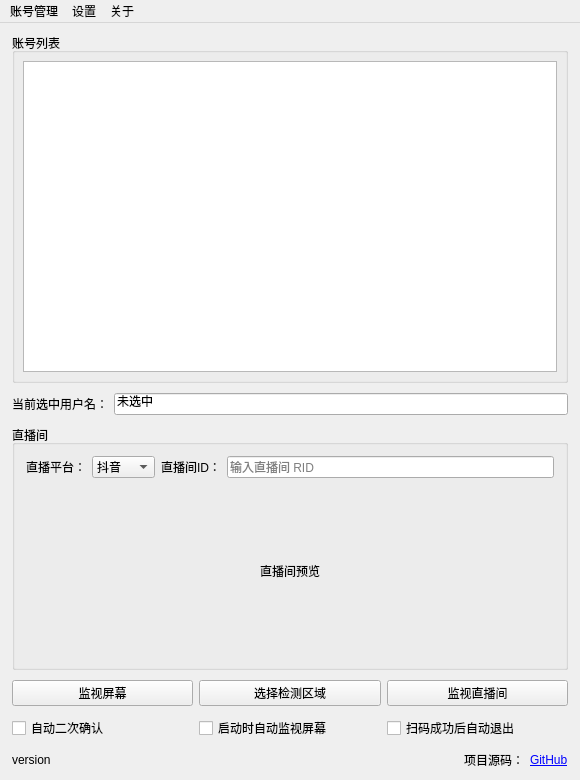
<?xml version="1.0" encoding="UTF-8"?>
<ui version="4.0">
 <class>WindowMain</class>
 <widget class="QMainWindow" name="WindowMain">
  <property name="geometry">
   <rect>
    <x>0</x>
    <y>0</y>
    <width>580</width>
    <height>780</height>
   </rect>
  </property>
  <property name="minimumSize">
   <size>
    <width>580</width>
    <height>780</height>
   </size>
  </property>
  <property name="maximumSize">
   <size>
    <width>580</width>
    <height>780</height>
   </size>
  </property>
  <property name="windowTitle">
   <string>MHY扫码器</string>
  </property>
  <widget class="QWidget" name="centralWidget">
   <layout class="QVBoxLayout" name="mainVLayout">
    <property name="spacing">
     <number>10</number>
    </property>
    <property name="leftMargin">
     <number>12</number>
    </property>
    <property name="topMargin">
     <number>10</number>
    </property>
    <property name="rightMargin">
     <number>12</number>
    </property>
    <property name="bottomMargin">
     <number>10</number>
    </property>
    <item>
     <widget class="QGroupBox" name="groupAccount">
      <property name="title">
       <string>账号列表</string>
      </property>
      <property name="sizePolicy">
       <sizepolicy hsizetype="Expanding" vsizetype="Expanding">
        <horstretch>0</horstretch>
        <verstretch>1</verstretch>
       </sizepolicy>
      </property>
      <layout class="QVBoxLayout" name="accountVLayout">
       <property name="leftMargin">
        <number>8</number>
       </property>
       <property name="topMargin">
        <number>8</number>
       </property>
       <property name="rightMargin">
        <number>8</number>
       </property>
       <property name="bottomMargin">
        <number>8</number>
       </property>
       <item>
        <widget class="QTableWidget" name="tableWidget"/>
       </item>
      </layout>
     </widget>
    </item>
    <item>
     <layout class="QHBoxLayout" name="unameHLayout">
      <item>
       <widget class="QLabel" name="labelUname">
        <property name="text">
         <string>当前选中用户名：</string>
        </property>
       </widget>
      </item>
      <item>
       <widget class="QLineEdit" name="lineEditUname">
        <property name="text">
         <string>未选中</string>
        </property>
        <property name="readOnly">
         <bool>true</bool>
        </property>
       </widget>
      </item>
     </layout>
    </item>
    <item>
     <widget class="QGroupBox" name="groupLive">
      <property name="title">
       <string>直播间</string>
      </property>
      <layout class="QVBoxLayout" name="liveVLayout">
       <property name="spacing">
        <number>8</number>
       </property>
       <item>
        <layout class="QHBoxLayout" name="liveCfgHLayout">
         <item>
          <widget class="QLabel" name="labelLiveName_2">
           <property name="text">
            <string>直播平台：</string>
           </property>
          </widget>
         </item>
         <item>
          <widget class="QComboBox" name="comboBox">
           <item>
            <property name="text">
             <string>抖音</string>
            </property>
           </item>
           <item>
            <property name="text">
             <string>BiliBili</string>
            </property>
           </item>
          </widget>
         </item>
         <item>
          <widget class="QLabel" name="labelLiveName">
           <property name="text">
            <string>直播间ID：</string>
           </property>
          </widget>
         </item>
         <item>
          <widget class="QLineEdit" name="lineEditLiveId">
           <property name="placeholderText">
            <string>输入直播间 RID</string>
           </property>
          </widget>
         </item>
        </layout>
       </item>
       <item>
        <widget class="QLabel" name="previewLabel">
         <property name="minimumSize">
          <size>
           <width>0</width>
           <height>170</height>
          </size>
         </property>
         <property name="maximumSize">
          <size>
           <width>16777215</width>
           <height>170</height>
          </size>
         </property>
         <property name="text">
          <string>直播间预览</string>
         </property>
         <property name="alignment">
          <set>Qt::AlignCenter</set>
         </property>
         <property name="scaledContents">
          <bool>true</bool>
         </property>
        </widget>
       </item>
      </layout>
     </widget>
    </item>
    <item>
     <layout class="QHBoxLayout" name="actionHLayout">
      <item>
       <widget class="QPushButton" name="pBtstartScreen">
        <property name="text">
         <string>监视屏幕</string>
        </property>
        <property name="checkable">
         <bool>true</bool>
        </property>
       </widget>
      </item>
      <item>
       <widget class="QPushButton" name="pBtSelectRegion">
        <property name="text">
         <string>选择检测区域</string>
        </property>
       </widget>
      </item>
      <item>
       <widget class="QPushButton" name="pBtStream">
        <property name="text">
         <string>监视直播间</string>
        </property>
        <property name="checkable">
         <bool>true</bool>
        </property>
       </widget>
      </item>
     </layout>
    </item>
    <item>
     <layout class="QHBoxLayout" name="checkHLayout">
      <item>
       <widget class="QCheckBox" name="checkBoxAutoLogin">
        <property name="text">
         <string>自动二次确认</string>
        </property>
       </widget>
      </item>
      <item>
       <widget class="QCheckBox" name="checkBoxAutoScreen">
        <property name="text">
         <string>启动时自动监视屏幕</string>
        </property>
       </widget>
      </item>
      <item>
       <widget class="QCheckBox" name="checkBoxAutoExit">
        <property name="text">
         <string>扫码成功后自动退出</string>
        </property>
       </widget>
      </item>
     </layout>
    </item>
    <item>
     <layout class="QHBoxLayout" name="footerHLayout">
      <item>
       <widget class="QLabel" name="label_3">
        <property name="text">
         <string>version</string>
        </property>
       </widget>
      </item>
      <item>
       <spacer name="footerSpacer">
        <property name="orientation">
         <enum>Qt::Horizontal</enum>
        </property>
        <property name="sizeHint" stdset="0">
         <size>
          <width>40</width>
          <height>20</height>
         </size>
        </property>
       </spacer>
      </item>
      <item>
       <widget class="QLabel" name="label_2">
        <property name="text">
         <string>项目源码：</string>
        </property>
       </widget>
      </item>
      <item>
       <widget class="QLabel" name="label">
        <property name="text">
         <string>&lt;a href=&quot;https://github.com/Theresa-0328/MHY_Scanner&quot;&gt;GitHub</string>
        </property>
        <property name="openExternalLinks">
         <bool>true</bool>
        </property>
       </widget>
      </item>
     </layout>
    </item>
   </layout>
  </widget>
  <widget class="QMenuBar" name="menuBar">
   <property name="geometry">
    <rect>
     <x>0</x>
     <y>0</y>
     <width>580</width>
     <height>22</height>
    </rect>
   </property>
   <widget class="QMenu" name="menu">
    <property name="title">
     <string>账号管理</string>
    </property>
    <addaction name="action1_3"/>
    <addaction name="action2_3"/>
    <addaction name="action1_4"/>
    <addaction name="action1_5"/>
   </widget>
   <widget class="QMenu" name="menu_3">
    <property name="title">
     <string>设置</string>
    </property>
    <addaction name="actionTheme"/>
   </widget>
   <widget class="QMenu" name="menu_2">
    <property name="title">
     <string>关于</string>
    </property>
    <addaction name="action1_2"/>
    <addaction name="action2_2"/>
   </widget>
   <addaction name="menu"/>
   <addaction name="menu_3"/>
   <addaction name="menu_2"/>
  </widget>
  <action name="action1_2">
   <property name="text">
    <string>关于</string>
   </property>
  </action>
  <action name="action2_2">
   <property name="text">
    <string>帮助和反馈</string>
   </property>
  </action>
  <action name="action1_3">
   <property name="text">
    <string>添加账号</string>
   </property>
  </action>
  <action name="action2_3">
   <property name="text">
    <string>删除账号</string>
   </property>
  </action>
  <action name="action1_4">
   <property name="text">
    <string>设为默认账号</string>
   </property>
  </action>
  <action name="action1_5">
   <property name="text">
    <string>打开配置文件</string>
   </property>
  </action>
  <action name="actionTheme">
   <property name="checkable">
    <bool>true</bool>
   </property>
   <property name="text">
    <string>深色模式</string>
   </property>
  </action>
 </widget>
 <layoutdefault spacing="6" margin="11"/>
 <resources>
  <include location="../Resources/MHY_Scanner.qrc"/>
 </resources>
 <connections/>
</ui>
